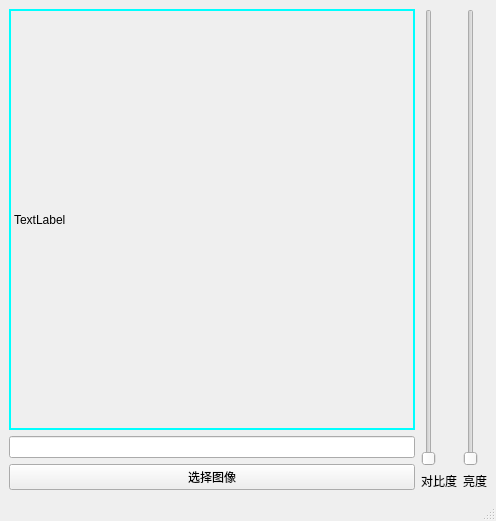
<?xml version="1.0" encoding="UTF-8"?>
<ui version="4.0">
 <class>MainWindow</class>
 <widget class="QMainWindow" name="MainWindow">
  <property name="geometry">
   <rect>
    <x>0</x>
    <y>0</y>
    <width>496</width>
    <height>521</height>
   </rect>
  </property>
  <property name="windowTitle">
   <string>改变对比度和亮度</string>
  </property>
  <widget class="QWidget" name="centralwidget">
   <layout class="QHBoxLayout" name="horizontalLayout">
    <item>
     <layout class="QVBoxLayout" name="verticalLayout">
      <item>
       <widget class="QLabel" name="label">
        <property name="minimumSize">
         <size>
          <width>400</width>
          <height>400</height>
         </size>
        </property>
        <property name="styleSheet">
         <string notr="true">border-width: 2px;
border-style: solid;
border-color: rgb(0, 255, 255);</string>
        </property>
        <property name="text">
         <string>TextLabel</string>
        </property>
       </widget>
      </item>
      <item>
       <widget class="QLineEdit" name="lineEdit"/>
      </item>
      <item>
       <widget class="QPushButton" name="pushButton">
        <property name="text">
         <string>选择图像</string>
        </property>
       </widget>
      </item>
     </layout>
    </item>
    <item>
     <layout class="QVBoxLayout" name="verticalLayout_2">
      <item>
       <widget class="QSlider" name="verticalSlider">
        <property name="orientation">
         <enum>Qt::Vertical</enum>
        </property>
       </widget>
      </item>
      <item>
       <widget class="QLabel" name="label_2">
        <property name="text">
         <string>对比度</string>
        </property>
       </widget>
      </item>
     </layout>
    </item>
    <item>
     <layout class="QVBoxLayout" name="verticalLayout_3">
      <item>
       <widget class="QSlider" name="verticalSlider_2">
        <property name="orientation">
         <enum>Qt::Vertical</enum>
        </property>
       </widget>
      </item>
      <item>
       <widget class="QLabel" name="label_3">
        <property name="text">
         <string>亮度</string>
        </property>
       </widget>
      </item>
     </layout>
    </item>
   </layout>
  </widget>
  <widget class="QMenuBar" name="menubar">
   <property name="geometry">
    <rect>
     <x>0</x>
     <y>0</y>
     <width>496</width>
     <height>22</height>
    </rect>
   </property>
  </widget>
  <widget class="QStatusBar" name="statusbar"/>
 </widget>
 <resources/>
 <connections/>
</ui>
